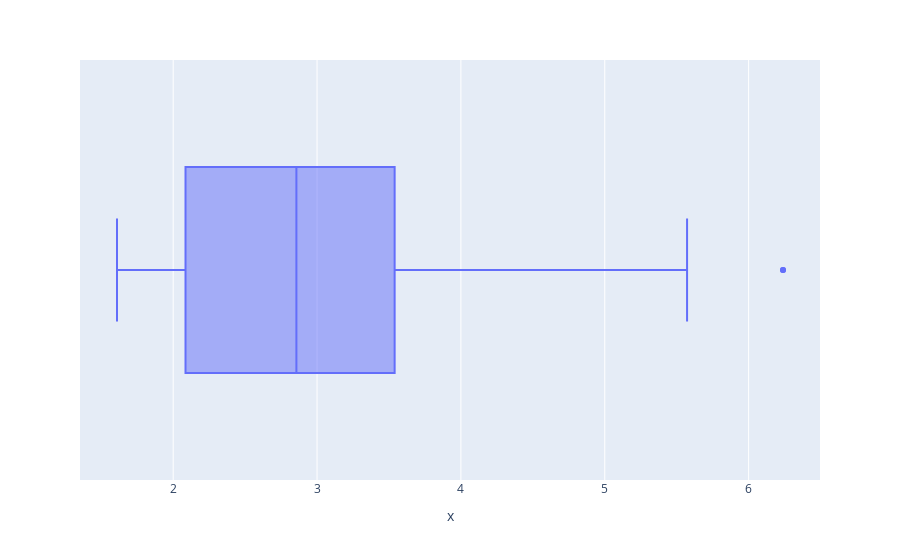

The notebook cell saved with this chart:
### Code cell
px.box(df,x=np.log(df['Fare']))

### Figure 1 — Plotly figure (JSON) as saved in the notebook; plotly's stock layout.template omitted (floating-point values rounded to 4 significant figures; data arrays with more than 128 entries replaced by an {"elided": "..."} marker saying what was removed)
{"data": [{"alignmentgroup": "True", "hovertemplate": "x=%{x}<extra></extra>", "legendgroup": "", "marker": {"color": "#636efa"}, "name": "", "notched": false, "offsetgroup": "", "orientation": "h", "showlegend": false, "type": "box", "x": {"elided": "347 float values"}, "x0": " ", "xaxis": "x", "y0": " ", "yaxis": "y"}], "layout": {"boxmode": "group", "legend": {"tracegroupgap": 0}, "margin": {"t": 60}, "xaxis": {"anchor": "y", "domain": [0, 1], "title": {"text": "x"}}, "yaxis": {"anchor": "x", "domain": [0, 1]}}}
